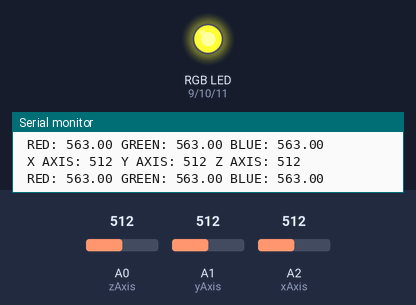
A sketch run on a simulated Arduino Uno, built with avr-gcc and run on an emulated ATmega328P. Shown: an RGB LED mixed from three pins (HIGH = lit), the last lines printed to the serial monitor. Inputs (shaded band) come from the test bench; at power-on: A0 (zAxis) = 512, A1 (yAxis) = 512, A2 (xAxis) = 512. Dim RGB values are drawn brighter than linear.

Above: at 1.2 s.
1.3 s: A0 (zAxis) set to 122
At 2.3 s:
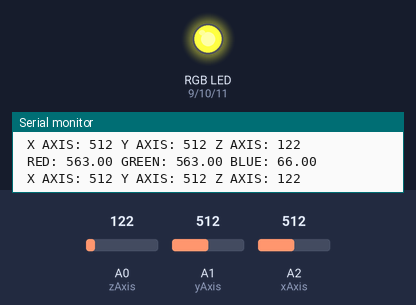
2.9 s: A1 (yAxis) set to 122
At 3.7 s:
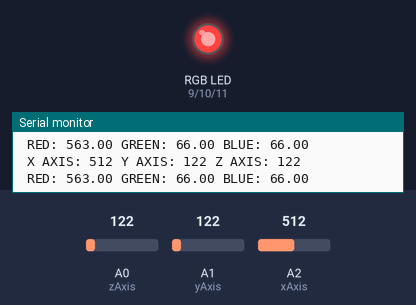
4.4 s: A2 (xAxis) set to 122
At 5.6 s:
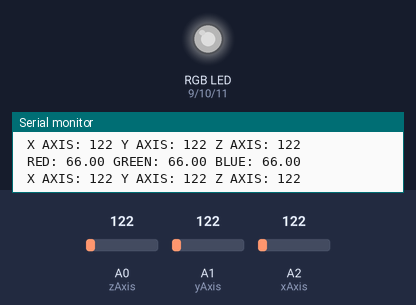
5.9 s: A0 (zAxis) set to 0
At 6.8 s:
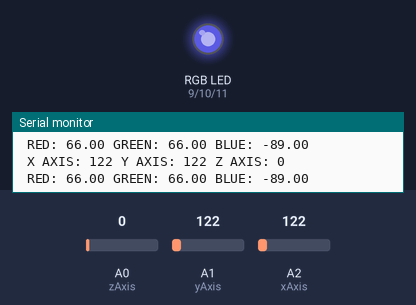
7.4 s: A1 (yAxis) set to 306
At 8.5 s:
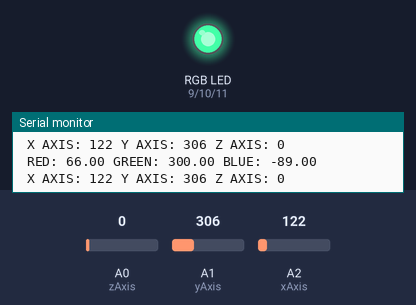
8.9 s: A2 (xAxis) set to 0
At 9.7 s:
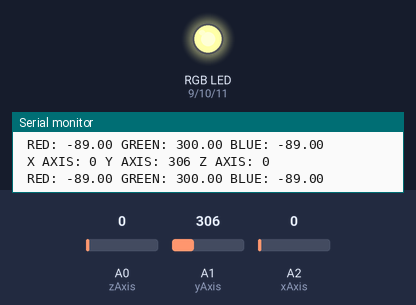
Timing chart, 0 to 11.4 s (numbered marks = the images above; inputs shaded):
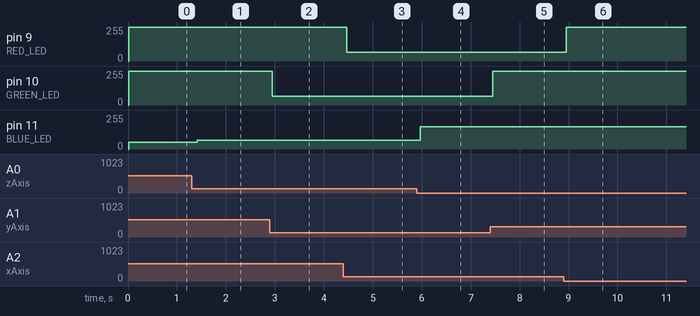

Measured:
- after the input at 1.3 s, pin 11 (BLUE_LED): 51/255 → 66/255 after 0.11 s
- after the input at 2.9 s, pin 10 (GREEN_LED): 255/255 → 66/255 after 0.05 s
- after the input at 4.4 s, pin 9 (RED_LED): 255/255 → 66/255 after 0.07 s
- after the input at 5.9 s, pin 11 (BLUE_LED): 66/255 → 167/255 after 0.07 s
- after the input at 7.4 s, pin 10 (GREEN_LED): 66/255 → 255/255 after 0.06 s
- after the input at 8.9 s, pin 9 (RED_LED): 66/255 → 255/255 after 0.06 s

The sketch:

AnalogAccelLed.ino
```cpp
int xAxis = A2;
int yAxis = A1;
int zAxis = A0;
int xSensorValue = 0;
int ySensorValue = 0;
int zSensorValue = 0;
int RED_LED = 9;
int GREEN_LED = 10;
int BLUE_LED = 11;
float redValue = 0;
float greenValue = 0;
float blueValue = 0;
void setup()
{
Serial.begin(9600);
}
void loop()
{
xSensorValue = analogRead(xAxis);
ySensorValue = analogRead(yAxis);
zSensorValue = analogRead(zAxis);
Serial.print(" X AXIS: ");
Serial.print(xSensorValue);
Serial.print(" Y AXIS: ");
Serial.print(ySensorValue);
Serial.print(" Z AXIS: ");
Serial.println(zSensorValue);
redValue = map(xSensorValue,70,270,0,255);
greenValue = map(ySensorValue,70,270,0,255);
blueValue = map(zSensorValue,70,270,0,255);
Serial.print(" RED: ");
Serial.print(redValue);
Serial.print(" GREEN: ");
Serial.print(greenValue);
Serial.print(" BLUE: ");
Serial.println(blueValue);
analogWrite(RED_LED, redValue);
analogWrite(GREEN_LED, greenValue);
analogWrite(BLUE_LED, blueValue);
delay(30);
}
```
